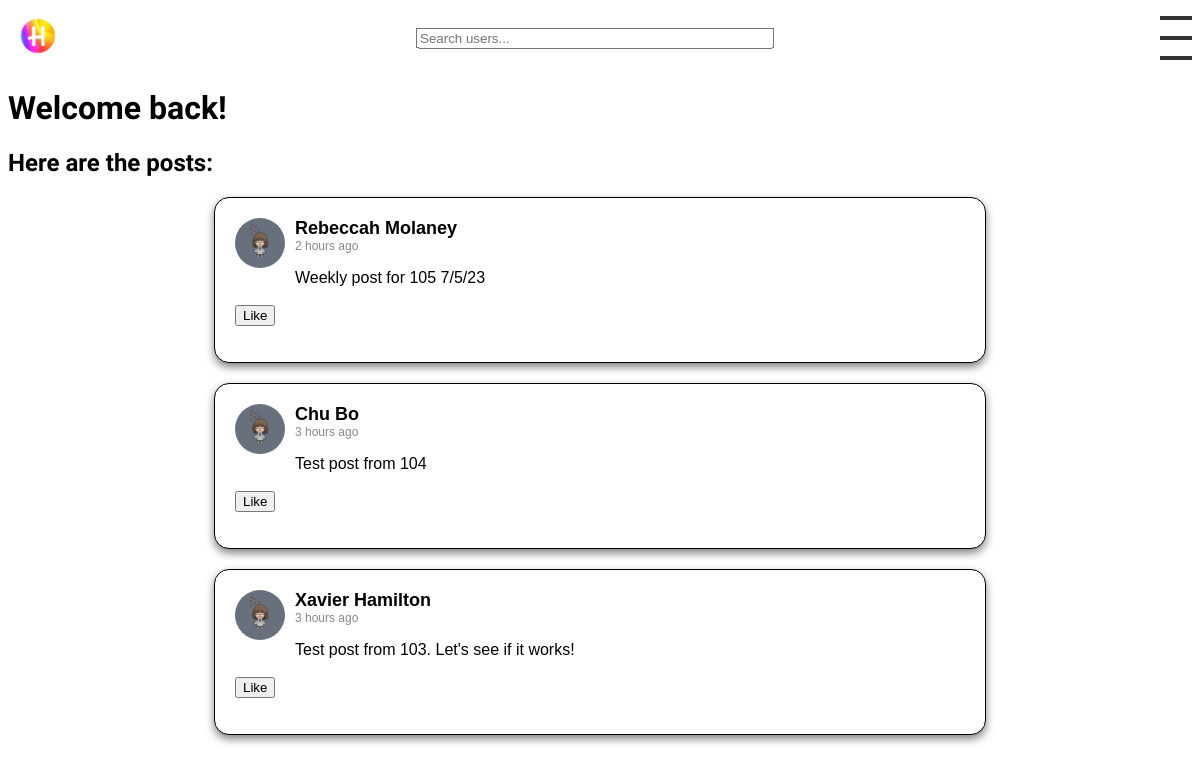
Before: / (signed in) with the older database file.
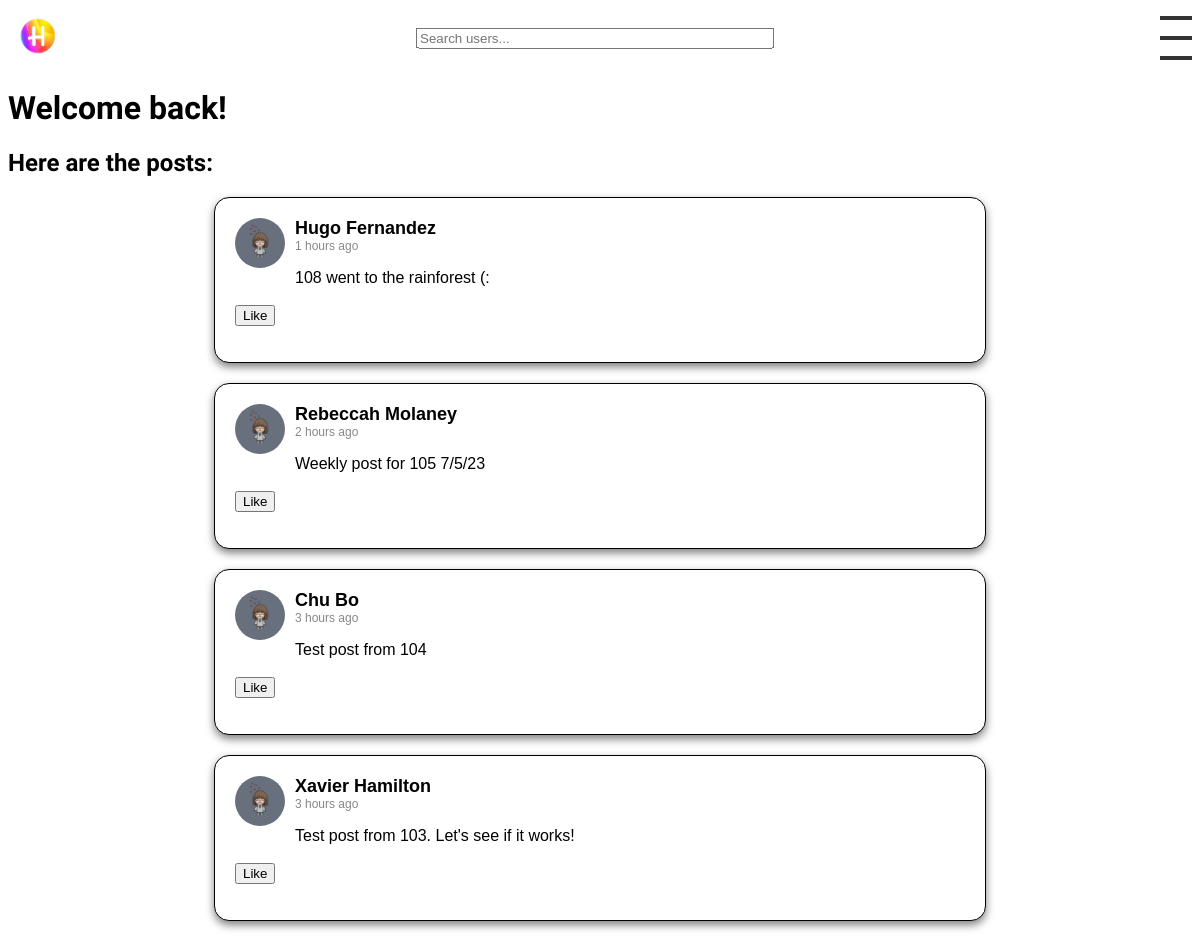
After: the same page with the newer database file.
### posts/models.py (models this page shows, shortened)
class Post(models.Model):
    user = models.ForeignKey(User, on_delete=models.CASCADE, related_name='posts')
    text = models.TextField()
    image = models.ImageField(upload_to='images/', blank=True, null=True)
    likes = models.ManyToManyField(User, related_name='likes', blank=True)
    created_at = models.DateTimeField(auto_now_add=True)

class Profile(models.Model):
    user = models.OneToOneField(User, on_delete=models.CASCADE)
    image = models.ImageField(upload_to='profile_pics/', default='profile_pics/ProfilePic.jpg', blank=True)
    location = models.CharField(max_length=30, blank=True)
    bio = models.TextField(blank=True)
    friends = models.ManyToManyField("self")
    last_post_time = models.DateTimeField(default=timezone.now)

### posts/views.py (the view, shortened to what this page needs)
# urls.py: 2. Add a URL to urlpatterns:  path('', views.home, name='home')
def home(request):
    can_post = True
    form = PostForm()
    user_has_posted = False
    if request.user.is_authenticated:
        user_has_posted = Post.objects.filter(user=request.user, created_at__gte=timezone.now()-timedelta(weeks=1)).exists()
        if user_has_posted:
            can_post = False
    colors = ['yellow', 'pink', 'green', 'orange', 'blue']
    shuffled_colors = list(itertools.islice(itertools.cycle(colors), 150))  # Adjust 150 as per your need
    random.shuffle(shuffled_colors)
    if request.user.is_authenticated:
        if user_has_posted:
            posts = Post.objects.exclude(user=request.user).exclude(likes=request.user).order_by('-created_at')
        else:
            posts = Post.objects.none()
        template = 'loggedin.html'
    else:
        posts = Post.objects.all().order_by('-created_at')
        template = 'home.html'
    context = {
        'form': form,
        'posts': posts,
        'shuffled_colors': shuffled_colors,
        'can_post': can_post,
    }
    if template == 'home.html':
        context['is_home'] = True
    return render(request, template, context)

### posts/forms.py
class PostForm(forms.ModelForm):
    class Meta:
        model = Post
        fields = ['text', 'image']
    def __init__(self, *args, **kwargs):
        super().__init__(*args, **kwargs)
        self.fields['text'].widget = forms.Textarea(attrs={'placeholder': 'What\'s your weekly highlight?'})

### posts/templatetags/my_filters.py (called while the page is built)
@register.filter
def custom_date(value):
    now = timezone.now()
    diff = now - value
    if diff.days <= 0 and diff.seconds < 3600:
        return str(diff.seconds//60) + " minutes ago"
    elif diff.days <= 0 and diff.seconds >= 3600:
        return str(diff.seconds//3600) + " hours ago"
    elif diff.days >= 1 and diff.days < 7:
        return str(diff.days) + " days ago"
    else:
        return value.strftime("%B %d, %Y")  # If more than a week ago, return a formatted date

### posts/templates/loggedin.html (shortened to what this page needs)
{% extends 'base.html' %}
{% load static %}
{% block content %}
  <h1>Welcome back!</h1>
  <link rel="stylesheet" type="text/css" href="{% static 'css/form.css' %}">
  <h2>Here are the posts:</h2>
  {% for post in posts %}
  {% include 'post.html' with post=post show_like_button=True %}
  {% endfor %}
{% endblock %}

### posts/templates/post.html (shortened to what this page needs)
{% load static %}
{% load my_filters %}
<link rel="stylesheet" type="text/css" href="{% static 'css/post.css' %}">
<div class="post">
    <div class="post-top">
        <a href="{% url 'view_profile' post.user.username %}">
            <img src="{{ post.user.profile.image.url }}" alt="User Avatar" class="avatar">
        </a>
        <div class="post-content">
            <div class="user-detail">
                <a href="{% url 'view_profile' post.user.username %}" class="username">{{ post.user.first_name }} {{ post.user.last_name }}</a>
                <span class="timestamp">{{ post.created_at|custom_date }}</span>
            </div>
            <p class="post-text">{{ post.text }}</p>
        </div>
    </div>
    {% if show_like_button %}
        <div class="interaction-icons">
            <button class="like-button" data-id="{{ post.id }}">
                {% if request.user in post.likes.all %}
                    Unlike
                {% else %}
                    Like
                {% endif %}
            </button>
        </div>
    {% endif %}
</div>

Changed rows visible on the page:
added Post: user.profile.image (picture), user.first_name "Hugo", user.last_name "Fernandez", created_at|custom_date "1 hours ago", text "108 went to the rainforest (:", shows "Like"
